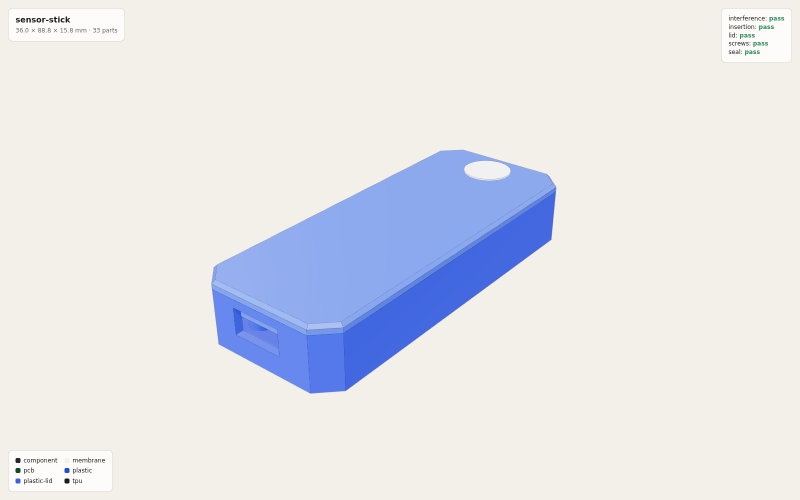
#> input picture examples/sensor-stick/hardware/showcase/assembled.png, 1600 x 1000 px (shown at 1/2 size)
$ python make_figures.py
#> lines starting #> are read from the running program, lines starting #| are printed output that depends on the picture
"""Draw the paper's figures.

    python3 docs/paper/figures/make_figures.py

Plain on purpose: black lines on white, Times New Roman as the template
prescribes, one accent colour for what goes wrong, and no label a caption
already says. Every figure is placed one column wide (3.3 in); the SVG's
1000 units are that width, so 34 units is 8 pt in print, the template's
minimum for figure labels. No label here is smaller.

Fig. 1 and Fig. 2 are drawn here. Fig. 3 is cropped from the sensor stick's
renders (examples/sensor-stick/hardware/showcase/). Fig. 4 is the text of two
real gate failures, taken from docs/paper/markers/results.json.
"""

import json
from pathlib import Path

import cairosvg
from PIL import Image

HERE = Path(__file__).parent
REPO = HERE.parents[2]
SCALE = 2.4  # 1000 units → 2400 px, about 700 dpi at column width

SERIF = "Times New Roman"
MONO = "Liberation Mono"
INK = "#1a1a1a"
GREY = "#6b6b6b"
RED = "#b3261e"
LINE = 2.2


def svg(w, h, body):
    return f"""<svg xmlns="http://www.w3.org/2000/svg" width="{w}" height="{h}" viewBox="0 0 {w} {h}">
<defs>
  <marker id="a" viewBox="0 0 10 10" refX="9" refY="5" markerWidth="7" markerHeight="7" orient="auto-start-reverse">
    <path d="M0,0 L10,5 L0,10 z" fill="{INK}"/>
  </marker>
  <marker id="r" viewBox="0 0 10 10" refX="9" refY="5" markerWidth="7" markerHeight="7" orient="auto-start-reverse">
    <path d="M0,0 L10,5 L0,10 z" fill="{RED}"/>
  </marker>
</defs>
<rect width="{w}" height="{h}" fill="white"/>
{body}
</svg>"""


def box(x, y, w, h, fill="white", stroke=INK, dash=None):
    d = f' stroke-dasharray="{dash}"' if dash else ""
    return f'<rect x="{x}" y="{y}" width="{w}" height="{h}" fill="{fill}" stroke="{stroke}" stroke-width="{LINE}"{d}/>'


def text(x, y, s, size=34, family=SERIF, anchor="middle", fill=INK, weight="normal", style="normal"):
    s = s.replace("&", "&amp;").replace("<", "&lt;").replace(">", "&gt;")
    return (f'<text x="{x}" y="{y}" font-family="{family}" font-size="{size}" fill="{fill}" '
            f'text-anchor="{anchor}" font-weight="{weight}" font-style="{style}">{s}</text>')


def arrow(x1, y1, x2, y2, colour=INK, marker="a"):
    return (f'<line x1="{x1}" y1="{y1}" x2="{x2}" y2="{y2}" stroke="{colour}" '
            f'stroke-width="{LINE}" marker-end="url(#{marker})"/>')


def path_arrow(d, colour=INK, marker="a"):
    return f'<path d="{d}" fill="none" stroke="{colour}" stroke-width="{LINE}" marker-end="url(#{marker})"/>'


def render(name, markup):
    (HERE / f"{name}.svg").write_text(markup)
    cairosvg.svg2png(bytestring=markup.encode(), write_to=str(HERE / f"{name}.png"), scale=SCALE)


# ── Fig. 1: one fact, copied or declared ─────────────────────────────────────


def fig1():
    """(a) and (b) side by side, so the figure is short enough for the foot
    of the first column."""
    outputs = ["schematic", "board", "firmware", "web page"]
    step, bh = 60, 48            # an output box every 60 units, 48 tall
    top = 52                     # below the panel letters
    mid = top + (3 * step + bh) / 2

    def panel(x0, letter, src_fill, src_label, bad):
#> called with x0 = 6, letter = '(a)', src_fill = 'white', src_label = 'SDA pin', bad = True
        b = [text(x0, 34, letter, anchor="start")]
        b.append(box(x0, mid - 46, 170, 92, fill=src_fill))
        b.append(text(x0 + 85, mid - 8, src_label))
        b.append(text(x0 + 85, mid + 32, "GPIO 4", family=MONO))
        for i, name in enumerate(outputs):
            y = top + i * step
            wrong = bad and i == 2
            c = RED if wrong else INK
            b.append(box(x0 + 232, y, 240, bh, stroke=c))
            b.append(text(x0 + 244, y + 34, name, anchor="start", fill=c))
            b.append(text(x0 + 460, y + 34, "8" if wrong else "4", family=MONO,
                          anchor="end", fill=c))
            b.append(arrow(x0 + 170, mid, x0 + 228, y + bh / 2))
        return b

    a = panel(6, "(a)", "white", "SDA pin", True)
    bb = panel(520, "(b)", "#f2f2f2", "declared", False)
    end = top + 3 * step + bh
    a.append(text(242, end + 42, "copied by hand", style="italic"))
    bb.append(text(756, end + 42, "derived, checked on commit", style="italic"))
    render("fig1-one-fact", svg(1000, end + 56, "\n".join(a + bb)))


# ── Fig. 2: the loop ─────────────────────────────────────────────────────────


def fig2():
    b = []
    W, H = 340, 120
    L, R = 40, 620  # left and right column x
    T, B = 40, 400  # top and bottom row y
    b.append(box(L, T, W, H))
    b.append(text(L + W / 2, T + 52, "person"))
    b.append(text(L + W / 2, T + 94, "and AI agents"))
    b.append(box(R, T, W, H, fill="#f2f2f2"))
    b.append(text(R + W / 2, T + 72, "declarations"))
    b.append(box(R, B, W, H))
    b.append(text(R + W / 2, B + 72, "artifacts"))
    b.append(box(L, B, W, H))
    b.append(text(L + W / 2, B + 72, "checks"))
    # edit →
    b.append(arrow(L + W, T + H / 2, R - 4, T + H / 2))
    b.append(text((L + W + R) / 2, T + H / 2 - 16, "edit", style="italic", size=34))
    # derive ↓ (engines beside it)
    b.append(arrow(R + W / 2, T + H, R + W / 2, B - 4))
    b.append(text(R + W / 2 - 20, (T + H + B) / 2 + 12, "derive", style="italic", size=34, anchor="end"))
    b.append(box(R + W / 2 + 26, (T + H + B) / 2 - 62, 150, 124, dash="8 6", stroke=GREY))
    for i, s in enumerate(["solver", "CAD", "EDA"]):
        b.append(text(R + W / 2 + 101, (T + H + B) / 2 - 22 + i * 38, s, size=34, fill=GREY))
    # ← checked
    b.append(arrow(R, B + H / 2, L + W + 4, B + H / 2))
    b.append(text((L + W + R) / 2, B + H / 2 - 16, "check", style="italic", size=34))
    # fail ↑ back to the person, with the message
    b.append(arrow(L + W / 2, B, L + W / 2, T + H + 4, colour=RED, marker="r"))
    b.append(text(L + W / 2 + 18, (T + H + B) / 2 - 6, "fails, naming", size=34, anchor="start", fill=RED))
    b.append(text(L + W / 2 + 18, (T + H + B) / 2 + 32, "the declaration", size=34, anchor="start", fill=RED))
    # pass ↓
    b.append(arrow(L + W / 2, B + H, L + W / 2, B + H + 86))
    b.append(text(L + W / 2 + 18, B + H + 60, "passes: merge", style="italic", size=34, anchor="start"))
    render("fig2-loop", svg(1000, B + H + 100, "\n".join(b)))


# ── Fig. 3: the sensor stick, from its renders ───────────────────────────────


def whiten(im, bg=(242, 239, 233), tol=6):
    im = im.convert("RGB")
    px = im.load()
    for y in range(im.height):
        for x in range(im.width):
            p = px[x, y]
            if all(abs(p[i] - bg[i]) <= tol for i in range(3)):
                px[x, y] = (255, 255, 255)
    return im


def fig3():
    show = REPO / "examples/sensor-stick/hardware/showcase"
    closed = whiten(Image.open(show / "assembled.png")).crop((400, 270, 1160, 810))
#> in whiten, im is the input picture: PIL image 1600x1000 RGB; mean R, G, B 227.5, 228, 233.2
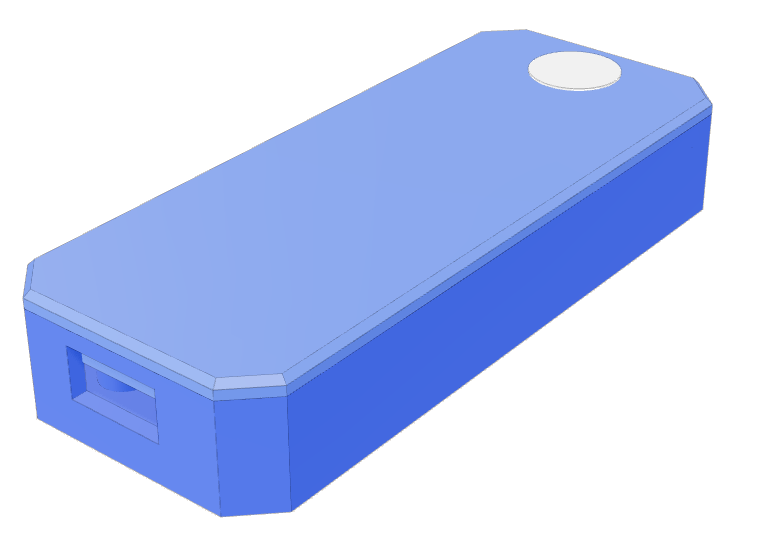
#> closed: PIL image 760x540 RGB; mean R, G, B 189.6, 204.4, 244.7
    board = whiten(Image.open(show / "board.png")).crop((330, 60, 1230, 1000))
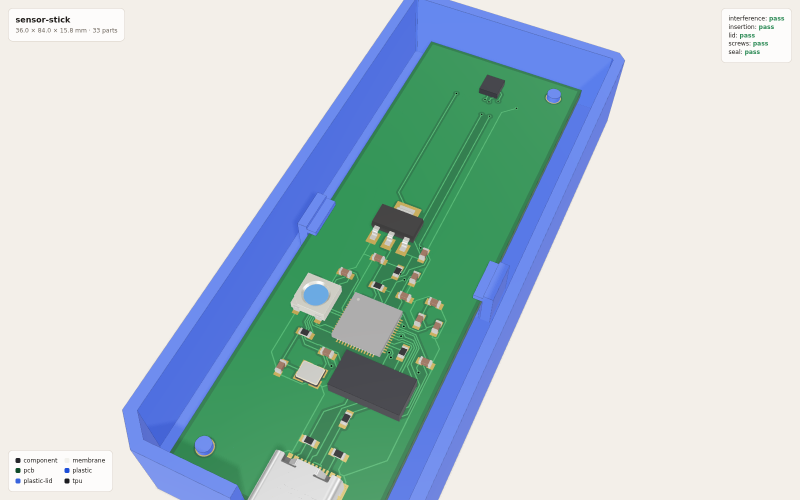
#> input picture examples/sensor-stick/hardware/showcase/board.png, 1600 x 1000 px (shown at 1/2 size)
#> in whiten, im is the input picture: PIL image 1600x1000 RGB; mean R, G, B 184.6, 202.4, 203.6
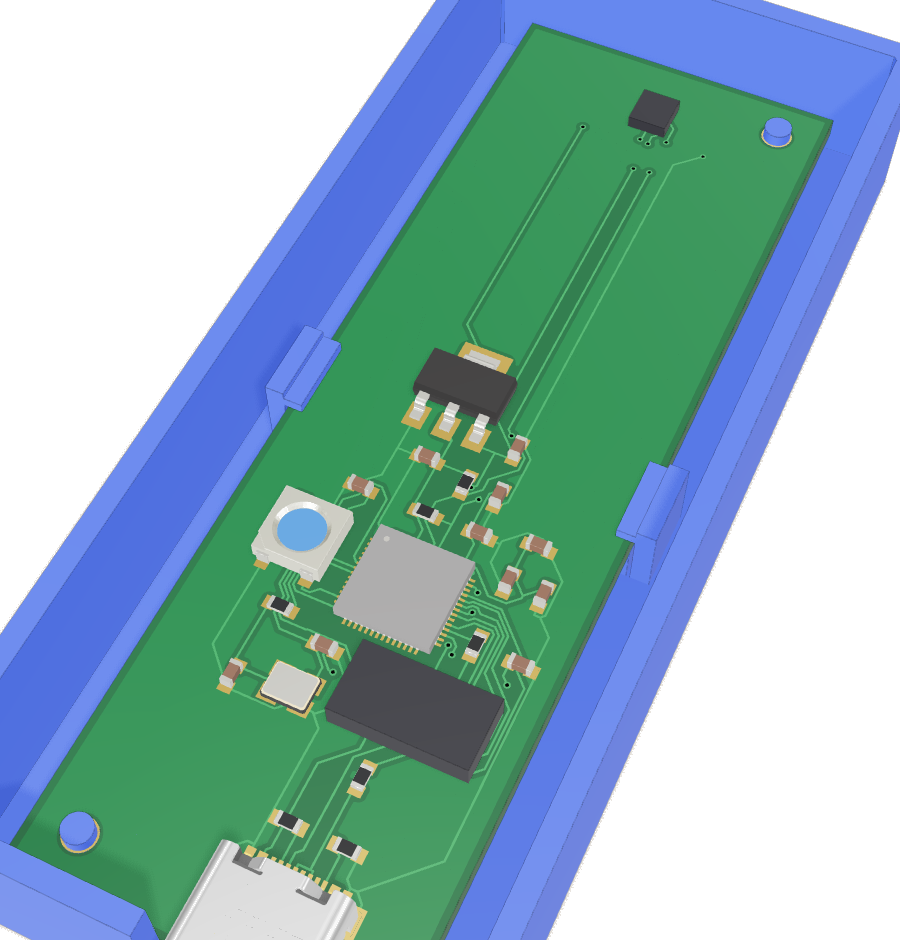
#> board: PIL image 900x940 RGB; mean R, G, B 141.6, 178.8, 184.4
    h = 900
    closed = closed.resize((round(closed.width * h / closed.height), h), Image.LANCZOS)
#> closed: PIL image 1267x900 RGB
    board = board.resize((round(board.width * h / board.height), h), Image.LANCZOS)
#> board: PIL image 862x900 RGB
    gap = 60
    label_h = 96
    out = Image.new("RGB", (closed.width + gap + board.width, h + label_h), "white")
#> out: PIL image 2189x996 RGB; every value is 255
    out.paste(closed, (0, label_h))
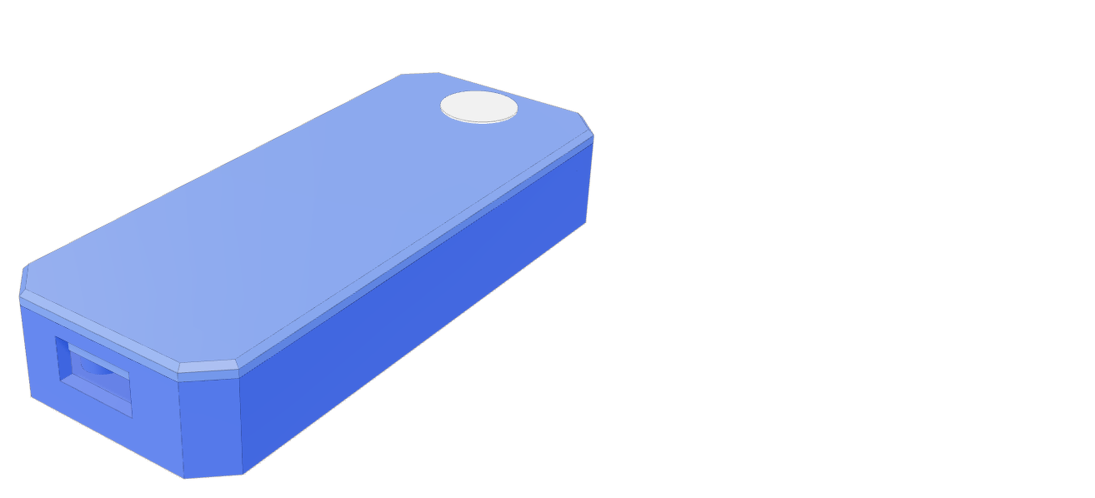
#> out: PIL image 2189x996 RGB (shown at 1/2 size); mean R, G, B 220.8, 228.5, 249.6
    out.paste(board, (closed.width + gap, label_h))
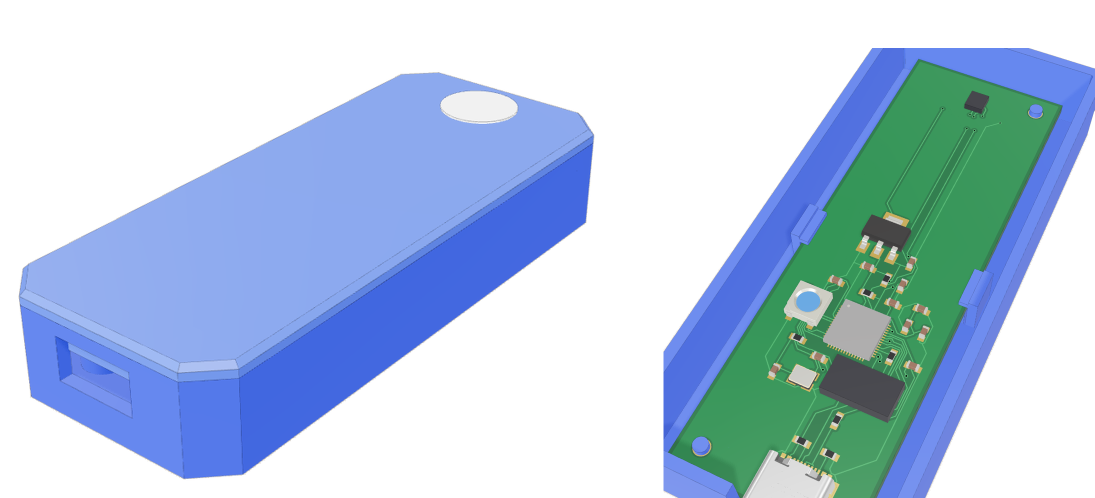
#> out: PIL image 2189x996 RGB (shown at 1/2 size); mean R, G, B 180.4, 201.4, 224.5
    # panel letters, drawn in the same serif as the other figures
    letters = svg(out.width, label_h,
                  text(10, 70, "(a)", size=80, anchor="start")
                  + text(closed.width + gap + 10, 70, "(b)", size=80, anchor="start"))
    tmp = HERE / "_letters.png"
    cairosvg.svg2png(bytestring=letters.encode(), write_to=str(tmp))
#> (this line was passed over: cairosvg is not available in this run)
#> (the run stopped early here; a loop or call above may not have finished)
